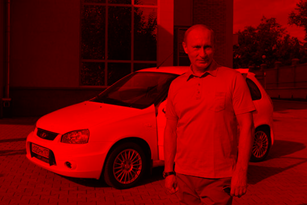
#> input picture les_2/r.png, 307 x 205 px
$ python pucar.py
#> lines starting #> are read from the running program, lines starting #| are printed output that depends on the picture
import cv2 as cv

image = cv.imread('r.png')+cv.imread('g.png')+cv.imread('b.png')[:,:-1,:]
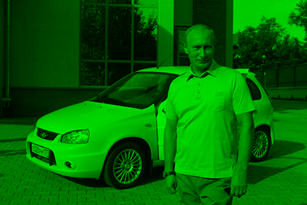
#> input picture les_2/g.png, 307 x 205 px
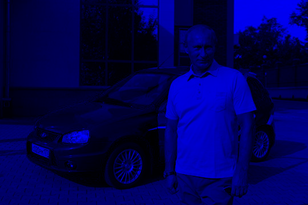
#> input picture les_2/b.png, 308 x 205 px
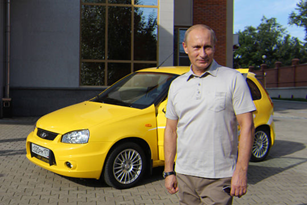
#> image: shape (205, 307, 3); mean B, G, R 83.3, 102.8, 109.7
image = cv.resize(image, None, fx=3, fy=3) #увеличиваем изображение в 3 раза
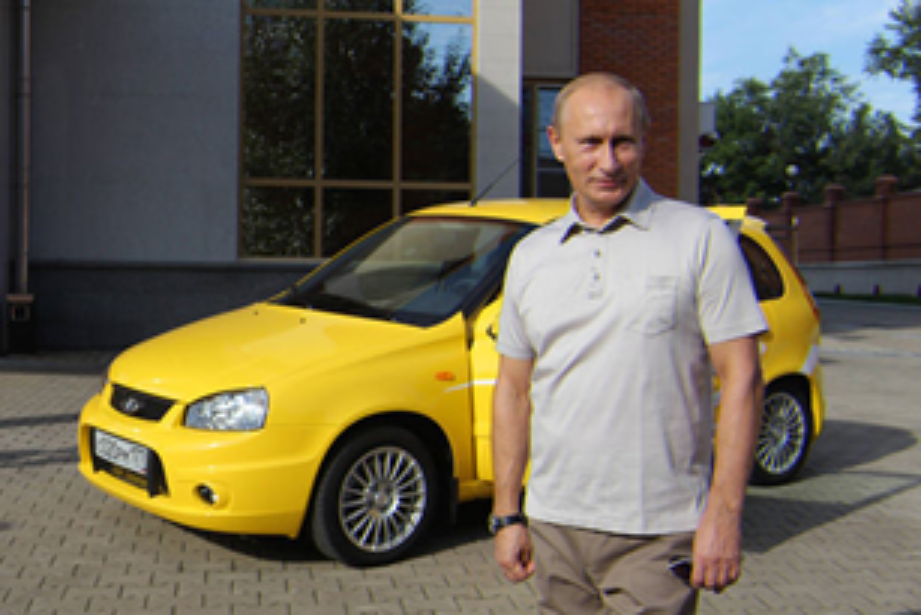
#> image: shape (615, 921, 3); mean B, G, R 83.2, 102.7, 109.6

cv.imshow('car', image)
cv.waitKey(2000)
cv.destroyAllWindows()
